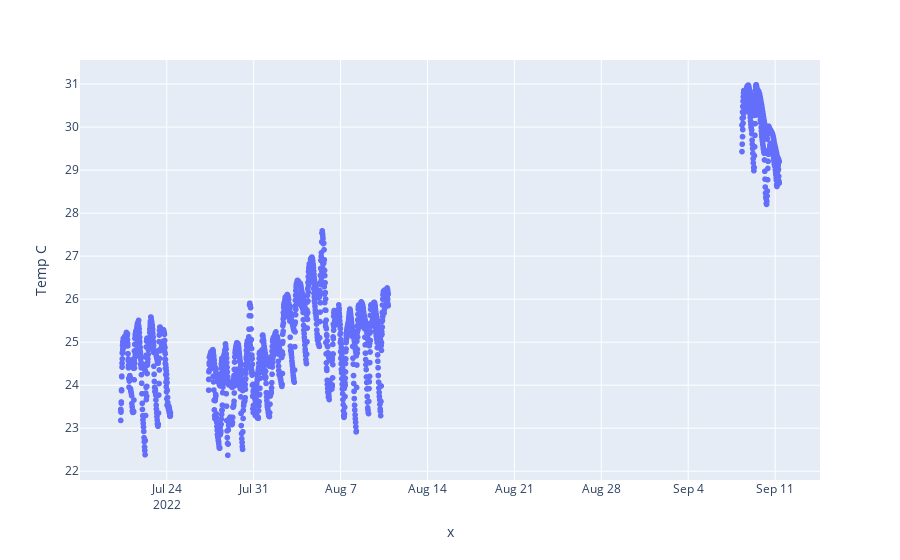

The notebook cell this image was saved under:
### Code cell
px.scatter(dftime_30, x=dftime_30.index.get_level_values(1), y="Temp C")

### Figure 1 — Plotly figure (JSON) as saved in the notebook; plotly's stock layout.template omitted (floating-point values rounded to 4 significant figures; data arrays with more than 128 entries replaced by an {"elided": "..."} marker saying what was removed)
{"data": [{"hovertemplate": "x=%{x}<br>Temp C=%{y}<extra></extra>", "legendgroup": "", "marker": {"color": "#636efa", "symbol": "circle"}, "mode": "markers", "name": "", "showlegend": false, "type": "scattergl", "x": {"elided": "2066 str values"}, "xaxis": "x", "y": {"elided": "2066 float values"}, "yaxis": "y"}], "layout": {"legend": {"tracegroupgap": 0}, "margin": {"t": 60}, "xaxis": {"anchor": "y", "domain": [0, 1], "title": {"text": "x"}}, "yaxis": {"anchor": "x", "domain": [0, 1], "title": {"text": "Temp C"}}}}
